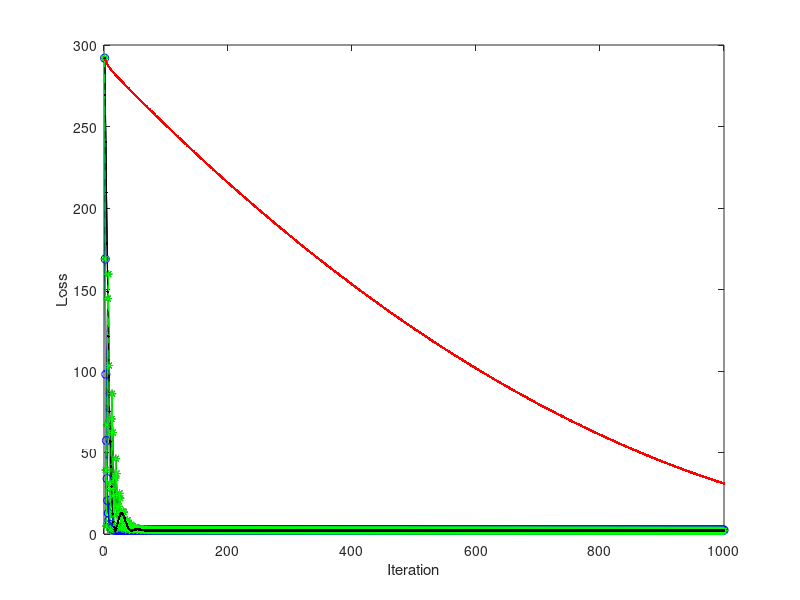

Source code (MATLAB):
load ("Glob_Nat_Log.txt")
Size = size (Glob_Nat_Log)
corr (Glob_Nat_Log)

%%% Splitting The Data into Two
P = 0.80 ;
n = 205
idx = randperm(n)  ;
Train_Data =  Glob_Nat_Log(idx(1:round(P*n)),:)
Test_Data =  Glob_Nat_Log(idx(round(P*n)+1:end),:) 

%%% Training Data
Pop_train = Train_Data (:, 1);
GDP_train = Train_Data (:, 2);

%%% Test Data
Pop_test = Test_Data (:, 1);
GDP_test = Test_Data (:, 2);

%%% Correlation Analysis of the Training Data
corr (Pop_train, GDP_train)
m = length (GDP_train)
l = ones (m, 1);

%%% Correlation Analysis of the Test Data
corr (Pop_test, GDP_test)
m_test = length (GDP_test)
l_test = ones (m_test, 1);

%%% X Variable . . .
X_train = [l, Pop_train];
X_test = [l_test, Pop_test];

%%% STOCHASTIC GRADIENT DESCENT %%%%%%%%
%% Initializing variables . . .
alpha = 0.001;
iterations = 1000;
theta0_vals = zeros (1, iterations);
theta1_vals = zeros (1, iterations);
theta = [0 ; 0];
J_vals = zeros (iterations);
J_history = zeros (iterations, 1);
theta_store = zeros (2, iterations);

%% Running Iterations . . . 
for i = 1:iterations
h = X_train * theta;
errors = h - GDP_train;
theta_change = (alpha * (X_train' * errors)) / m;
theta = theta - theta_change;
theta0_vals (i) = theta (1, :);
theta1_vals (i) = theta (2, :);
theta_store (:, i) = theta;
J_history(i) = (sum ((h - GDP_train).^2))/ (2 * m);
J_vals (i, i) = (sum ((h - GDP_train).^2))/ (2 * m);
end
%% End of Iterations.

SGD_Loss = J_history;
SGD_theta0 = theta0_vals;
SGD_theta1 = theta1_vals;
SGD_thetaStore = theta_store;
SGD_theta = theta;

min (SGD_Loss)
max (SGD_Loss)
SGD_theta
%%% END OF STOCHASTIC GRADIENT DESCENT %%%%

%%% STOCHASTIC GRADIENT DESCENT WITH MOMENTUM %%%%%%%%
%% Initializing variables . . .
alpha = 0.001;
iterations = 1000;
theta0_vals = zeros (1, iterations);
theta1_vals = zeros (1, iterations);
theta = [0 ; 0];
J_vals = zeros (iterations);
J_history = zeros (iterations, 1);
theta_store = zeros (2, iterations);

%% Initializing moments . . . .
momentum = [0; 0]; % Momentum
momentum_store = zeros (2, iterations);

%% Initializing decays . . . .
beta = 0.9;

%% Running Iterations . . . 
for i = 1:iterations
h = X_train * theta;
errors = h - GDP_train;
momentum = (beta * momentum) + ((X_train' * errors) / m);
theta_change = (alpha * momentum);
theta = theta - theta_change;
momentum_store (:, i) = momentum;
theta0_vals (i) = theta (1, :);
theta1_vals (i) = theta (2, :);
theta_store (:, i) = theta;
J_history(i) = (sum ((h - GDP_train).^2))/ (2 * m);
J_vals (i, i) = (sum ((h - GDP_train).^2))/ (2 * m);
end
%% End of Iterations.

SGDwM_Loss = J_history;
SGDwwM_theta0 = theta0_vals;
SGDwM_theta1 = theta1_vals;
SGDwM_thetaStore = theta_store;
SGDwM_theta = theta;

min (SGDwM_Loss)
max (SGDwM_Loss)
SGDwM_theta
%%% END OF STOCHASTIC GRADIENT DESCENT WITH MOMENTUM %%%

%%% STOCHASTIC GRADIENT DESCENT NESTEROV %%%%%%%%
%% Initializing variables . . .
alpha = 0.001;
iterations = 1000;
theta0_vals = zeros (1, iterations);
theta1_vals = zeros (1, iterations);
theta = [0 ; 0];
J_vals = zeros (iterations);
J_history = zeros (iterations, 1);
theta_store = zeros (2, iterations);

%% Initializing moments . . . .
momentum = [0; 0]; % Momentum
momentum_store = zeros (2, iterations);

%% Initializing decays . . . .
beta = 0.9;

%% Running Iterations . . . 
for i = 1:iterations
lambda = theta - (beta * momentum);  
h = X_train * lambda;
errors = h - GDP_train;
momentum = (beta * momentum) + ((X_train' * errors) / m);
theta_change = (alpha * momentum);
theta = theta - theta_change;
momentum_store (:, i) = momentum;
theta0_vals (i) = theta (1, :);
theta1_vals (i) = theta (2, :);
theta_store (:, i) = theta;
J_history(i) = (sum ((h - GDP_train).^2))/ (2 * m);
J_vals (i, i) = (sum ((h - GDP_train).^2))/ (2 * m);
end
%% End of Iterations.

SGDNest_Loss = J_history;
SGDNest_theta0 = theta0_vals;
SGDNest_theta1 = theta1_vals;
SGDNest_thetaStore = theta_store;
SGDNest_theta = theta;

min (SGDNest_Loss)
max (SGDNest_Loss)
SGDNest_theta
%%% END OF STOCHASTIC GRADIENT DESCENT NESTEROV %%%%%%

%%%%%% STOCHASTIC GRADIENT DESCENT RMS PROPAGATION %%%%%%%
%% Initializing variables . . .
alpha = 0.001;
iterations = 1000;
theta0_vals = zeros (1, iterations);
theta1_vals = zeros (1, iterations);
theta = [0 ; 0];
J_vals = zeros (iterations);
J_history = zeros (iterations, 1);
theta_store = zeros (2, iterations);

%% Initializing moments . . . .
momentum = [0; 0]; % Momentum
momentum_store = zeros (2, iterations);

%% Initializing decays . . . .
beta = 0.9;

%% Running Iterations . . . 
for i = 1:iterations
h = X_train * theta;
errors = h - GDP_train;
momentum = (beta * momentum) + (1 - beta) * (((X_train' * errors) / m).^2);
theta_change = pinv (sqrt (abs (momentum)) + 10e-8) * (alpha * ((X_train' * errors) / m));
theta = theta - theta_change;
momentum_store (:, i) = momentum;
theta0_vals (i) = theta (1, :);
theta1_vals (i) = theta (2, :);
theta_store (:, i) = theta;
J_history(i) = (sum ((h - GDP_train).^2))/ (2 * m);
J_vals (i, i) = (sum ((h - GDP_train).^2))/ (2 * m);
end
%% End of Iterations.

RMSProp_Loss = J_history;
RMSProp_theta0 = theta0_vals;
RMSProp_theta1 = theta1_vals;
RMSProp_thetaStore = theta_store;
RMSProp_theta = theta;

min (RMSProp_Loss)
max (RMSProp_Loss)
RMSProp_theta
%%% END OF STOCHASTIC GRADIENT DESCENT RMS PROPAGATION %%%%%%

%%%%%% STOCHASTIC GRADIENT DESCENT ADAM %%%%%%%
%% Initializing variables . . .
alpha = 0.001;
iterations = 1000;
theta0_vals = zeros (1, iterations);
theta1_vals = zeros (1, iterations);
theta = [0 ; 0];
J_vals = zeros (iterations);
J_history = zeros (iterations, 1);
theta_store = zeros (2, iterations);

%% Initializing moments . . . .
moment_1 = [0; 0]; % First moment
moment_2 = [0; 0]; % Second moment
m1_store = zeros (2, iterations);
m2_store = zeros (2, iterations);

%% Initializing decays . . . .
beta_1 = 0.9;
beta_2 = 0.999;

%% Running Iterations . . . 
for i = 1:iterations
h = X_train * theta;
errors = h - GDP_train;
moment_1 = (beta_1 * moment_1) + (1 - beta_1) * ((X_train' * errors) / m);
moment_2 = (beta_2 * moment_2) + (1 - beta_2) * ((X_train' * errors) / m);
theta_change = pinv (sqrt (abs (moment_2)) + 10e-8) * (alpha * moment_1);
theta = theta - theta_change;
m1_store (:, i) = moment_1;
m2_store (:, i) = moment_2;
theta0_vals (i) = theta (1, :);
theta1_vals (i) = theta (2, :);
theta_store (:, i) = theta;
J_history(i) = (sum ((h - GDP_train).^2))/ (2 * m);
J_vals (i, i) = (sum ((h - GDP_train).^2))/ (2 * m);
end
%% End of Iterations.

Adam_Loss = J_history;
Adam_theta0 = theta0_vals;
Adam_theta1 = theta1_vals;
Adam_thetaStore = theta_store;
Adam_theta = theta;

min (Adam_Loss)
max (Adam_Loss)
Adam_theta
%%% END OF STOCHASTIC GRADIENT DESCENT ADAM %%%%%%


GDP_SGD_cap = X_test * SGD_theta;
GDP_SGDwM_cap = X_test * SGDwM_theta;
GDP_SGDNest_cap = X_test * SGDNest_theta;
GDP_RMSProp_cap = X_test * RMSProp_theta;
GDP_Adam_cap = X_test * Adam_theta;

%%% Displaying the Data
GDP_SGD_cap
GDP_SGDwM_cap
GDP_SGDNest_cap
GDP_RMSProp_cap
GDP_Adam_cap

%%% RUN STUDENT'S T-TEST N DATA %%%%%
pkg load statistics
[h, pval, ci, stats] = ttest2 (GDP_test', GDP_SGD_cap')
[h, pval, ci, stats] = ttest2 (GDP_test', GDP_SGDwM_cap')
[h, pval, ci, stats] = ttest2 (GDP_test', GDP_SGDNest_cap')
[h, pval, ci, stats] = ttest2 (GDP_test', GDP_RMSProp_cap')
[h, pval, ci, stats] = ttest2 (GDP_test', GDP_Adam_cap')

theta_norm_eqn = pinv (X_train' * X_train) * X_train' * GDP_train
Normal_Eqn_cap = X_test * theta_norm_eqn;
[h, pval, ci, stats] = ttest2 (GDP_test', Normal_Eqn_cap')

GDP_test
GDP_train

Pop_test
Pop_train

m_test
%%%% Root Mean Square Error Test
RMSE_SGD = sqrt (sum((GDP_SGD_cap - GDP_test).^2)/m_test)
RMSE_SGDwM = sqrt (sum((GDP_SGDwM_cap - GDP_test).^2)/m_test)
RMSE_SGDNest = sqrt (sum((GDP_SGDNest_cap - GDP_test).^2)/m_test)
RMSE_RMSProp = sqrt (sum((GDP_RMSProp_cap - GDP_test).^2)/m_test)
RMSE_Adam = sqrt (sum((GDP_Adam_cap - GDP_test).^2)/m_test)
RMSE_Normal_Eqn = sqrt (sum((Normal_Eqn_cap - GDP_test).^2)/m_test)

%%% Loss Values
epoch = [1:iterations];
Loss_Data = [SGD_Loss, SGDwM_Loss, SGDNest_Loss, RMSProp_Loss, Adam_Loss];
save Loss_Data.txt Loss_Data

%%%%% Save Loss Values
save SGD_Loss.txt SGD_Loss
save SGDwM_Loss.txt SGDwM_Loss
save SGDNest_Loss.txt SGDNest_Loss
save RMSProp_Loss.txt RMSProp_Loss
save Adam_Loss.txt Adam_Loss

%%%% Save Estimated Values
Estimated_Data = [GDP_SGD_cap, GDP_SGDwM_cap, GDP_SGDNest_cap, GDP_RMSProp_cap, GDP_Adam_cap, Normal_Eqn_cap]
save Estimated_Data.txt Estimated_Data

%%%%% Plotting Loss
plot (epoch, SGD_Loss, '-', 'Color', 'black')
hold on;
plot (epoch, SGDwM_Loss, '-', 'Color', 'black')
plot (epoch, RMSProp_Loss, '-', 'Color', 'black')
plot (epoch, Adam_Loss, '-', 'Color', 'black')
xlabel('Iteration'); ylabel('Loss');

plot (epoch, SGD_Loss, '-', 'Color', 'black')
xlabel('Iteration'); ylabel('Loss');

plot (epoch, SGDwM_Loss, '-', 'Color', 'black')
xlabel('Iteration'); ylabel('Loss');

plot (epoch, RMSProp_Loss, '-', 'Color', 'black')
xlabel('Iteration'); ylabel('Loss');

plot (epoch, Adam_Loss, '-', 'Color', 'black')
xlabel('Iteration'); ylabel('Loss');

plot (epoch, SGD_Loss, '-', 'Color', 'black')
hold on;
plot (epoch, SGDwM_Loss, '- - *', 'Color', 'black')
plot (epoch, RMSProp_Loss, '- . -', 'Color', 'black')
plot (epoch, Adam_Loss, '.', 'Color', 'black')
xlabel('Iteration'); ylabel('Loss');

plot (epoch, SGD_Loss, '-', 'Color', 'blue')
hold on;
plot (epoch, SGDwM_Loss, '-', 'Color', 'green')
plot (epoch, RMSProp_Loss, '-', 'Color', 'red')
plot (epoch, Adam_Loss, '-', 'Color', 'black')
xlabel('Iteration'); ylabel('Loss');

plot (epoch, SGD_Loss, '----------o', 'Color', 'blue')
hold on;
plot (epoch, SGDwM_Loss, '----------*', 'Color', 'green')
plot (epoch, RMSProp_Loss, '- . - . - .', 'Color', 'red')
plot (epoch, Adam_Loss, '. . . . . . . . . .', 'Color', 'black')
xlabel('Iteration'); ylabel('Loss');